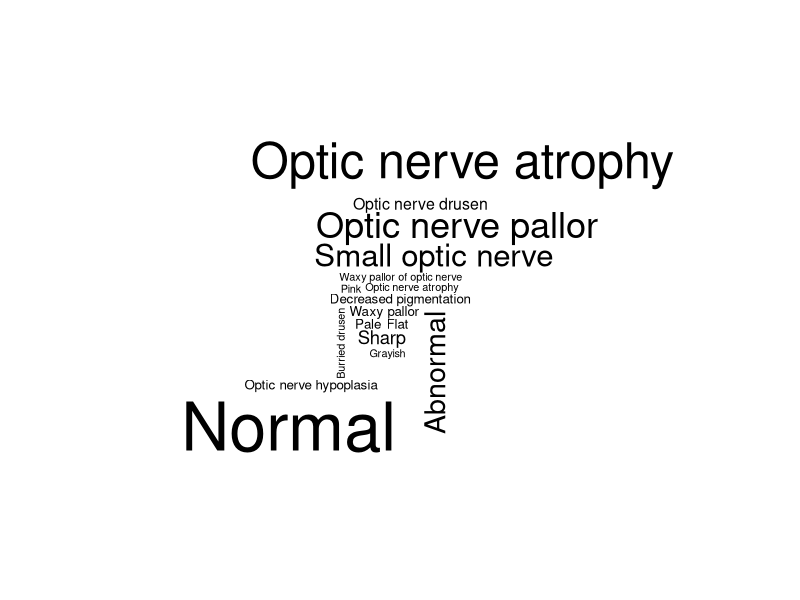

Write the R code that produced this figure. (Note: this script raises an error after producing the figure.)
#-------------------------Unique words in Optic nerve
#Loading packages
library(dplyr) # for data wrangling
library(tidytext) # for NLP
library(stringr) # to deal with strings

library(wordcloud) # to render wordclouds
library(RColorBrewer)

library(knitr) # for tables
library(tidyr)

#------------Optic nerve Word frequencies
OpticNervetext = c("Optic nerve atrophy"," Optic nerve atrophy", "Small optic nerve", "Optic nerve atrophy", "Optic nerve pallor", "Normal", "Normal", "Abnormal", "Sharp", "Optic nerve drusen", 
                   "Burried drusen", "Normal", "Small optic nerve", "Abnormal", "Optic nerve atrophy", "Small optic nerve", "Optic nerve pallor", "Grayish", "Decreased pigmentation", 
                   "Abnormal", "Normal", "Normal", "Waxy pallor", "Optic nerve pallor", "Abnormal", "Small optic nerve", "Optic nerve atrophy", "Normal", "Optic nerve pallor", "Abnormal", 
                   "Optic nerve atrophy", "Optic nerve hypoplasia", "Normal", "Abnormal", "Optic nerve hypoplasia", "Optic nerve atrophy", "Decreased pigmentation", "Optic nerve atrophy", 
                   "Optic nerve pallor", "Flat", "Sharp", "Normal", "Optic nerve drusen", "Pale", "Waxy pallor", "Pale", "Optic nerve atrophy", "Small optic nerve", "Abnormal", "Normal", "Normal", "Normal", 
                   "Normal", "Abnormal", "Normal", "Pink", "Small optic nerve", "Optic nerve atrophy", "Optic nerve pallor", "Optic nerve atrophy", "Normal", "Small optic nerve", "Optic nerve pallor", 
                   "Optic nerve atrophy", "Normal", "Waxy pallor of optic nerve", "Normal", "Optic nerve pallor", "Optic nerve pallor", "Normal", "Optic nerve atrophy", "Normal", "Optic nerve atrophy", 
                   "Optic nerve pallor", "Normal", "Small optic nerve", "Flat", "Optic nerve drusen", "Sharp", "Small optic nerve", "Optic nerve atrophy", "Normal", "Optic nerve pallor", "Normal", 
                   "Optic nerve atrophy", "Normal", "Sharp", "Optic nerve atrophy", "Normal")

OpticNerveTextframe=as.data.frame(OpticNervetext)

#Tokenize
OpticNerveTexttoken <- tibble(OpticNerveTextframe)

OpticNerveTextCount <- count(OpticNerveTexttoken, OpticNervetext)

wordcloud(words = OpticNerveTextCount$OpticNervetext, freq = OpticNerveTextCount$n, min.freq = 1)

library("writexl")
write_xlsx(OpticNerveTextCount,"/Users/maryagopi/Desktop/OpticNerveTextCount.xlsx")

#------------------
library(ggplot2)
OpticNerveplot <- ggplot(OpticNerveTextCount, aes(x=OpticNervetext, y=n)) + 
  geom_bar(stat = "identity", fill="steelblue")+
  geom_text(aes(label=n), vjust=0.3, color="black", size=3)+
  theme_minimal()+ 
  xlab("Optic Nerve") + 
  ylab("Frequency")+
  ggtitle("Frequency of OpticNerve (Unique ID)")+
  coord_flip()

OpticNerveplot
